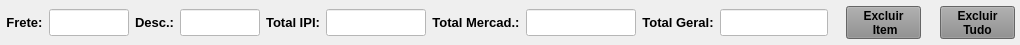
     <widget class="QWidget" name="widget_Cor4" native="true">
      <property name="minimumSize">
       <size>
        <width>0</width>
        <height>45</height>
       </size>
      </property>
      <property name="maximumSize">
       <size>
        <width>16777215</width>
        <height>45</height>
       </size>
      </property>
      <property name="styleSheet">
       <string notr="true"/>
      </property>
      <layout class="QHBoxLayout" name="horizontalLayout_6">
       <property name="leftMargin">
        <number>0</number>
       </property>
       <property name="topMargin">
        <number>0</number>
       </property>
       <property name="rightMargin">
        <number>0</number>
       </property>
       <property name="bottomMargin">
        <number>0</number>
       </property>
       <item>
        <widget class="QWidget" name="widget_25" native="true">
         <layout class="QHBoxLayout" name="horizontalLayout_19">
          <property name="leftMargin">
           <number>6</number>
          </property>
          <property name="topMargin">
           <number>9</number>
          </property>
          <property name="rightMargin">
           <number>6</number>
          </property>
          <property name="bottomMargin">
           <number>9</number>
          </property>
          <item>
           <widget class="QLabel" name="label_43">
            <property name="minimumSize">
             <size>
              <width>0</width>
              <height>0</height>
             </size>
            </property>
            <property name="maximumSize">
             <size>
              <width>16777215</width>
              <height>16777215</height>
             </size>
            </property>
            <property name="font">
             <font>
              <pointsize>10</pointsize>
              <weight>75</weight>
              <bold>true</bold>
             </font>
            </property>
            <property name="text">
             <string>Frete:</string>
            </property>
            <property name="alignment">
             <set>Qt::AlignCenter</set>
            </property>
           </widget>
          </item>
          <item>
           <widget class="QLineEdit" name="line_Frete">
            <property name="sizePolicy">
             <sizepolicy hsizetype="Preferred" vsizetype="Preferred">
              <horstretch>0</horstretch>
              <verstretch>0</verstretch>
             </sizepolicy>
            </property>
            <property name="minimumSize">
             <size>
              <width>80</width>
              <height>0</height>
             </size>
            </property>
            <property name="maximumSize">
             <size>
              <width>80</width>
              <height>16777215</height>
             </size>
            </property>
            <property name="font">
             <font>
              <pointsize>9</pointsize>
              <weight>50</weight>
              <bold>false</bold>
             </font>
            </property>
            <property name="styleSheet">
             <string notr="true">background-color: rgb(255, 255, 255);</string>
            </property>
            <property name="alignment">
             <set>Qt::AlignCenter</set>
            </property>
           </widget>
          </item>
          <item>
           <widget class="QLabel" name="label_45">
            <property name="minimumSize">
             <size>
              <width>0</width>
              <height>0</height>
             </size>
            </property>
            <property name="maximumSize">
             <size>
              <width>16777215</width>
              <height>16777215</height>
             </size>
            </property>
            <property name="font">
             <font>
              <pointsize>10</pointsize>
              <weight>75</weight>
              <bold>true</bold>
             </font>
            </property>
            <property name="text">
             <string>Desc.:</string>
            </property>
            <property name="alignment">
             <set>Qt::AlignCenter</set>
            </property>
           </widget>
          </item>
          <item>
           <widget class="QLineEdit" name="line_Desconto">
            <property name="sizePolicy">
             <sizepolicy hsizetype="Preferred" vsizetype="Preferred">
              <horstretch>0</horstretch>
              <verstretch>0</verstretch>
             </sizepolicy>
            </property>
            <property name="minimumSize">
             <size>
              <width>80</width>
              <height>0</height>
             </size>
            </property>
            <property name="maximumSize">
             <size>
              <width>80</width>
              <height>16777215</height>
             </size>
            </property>
            <property name="font">
             <font>
              <pointsize>9</pointsize>
              <weight>50</weight>
              <bold>false</bold>
             </font>
            </property>
            <property name="styleSheet">
             <string notr="true">background-color: rgb(255, 255, 255);</string>
            </property>
            <property name="alignment">
             <set>Qt::AlignCenter</set>
            </property>
           </widget>
          </item>
          <item>
           <widget class="QLabel" name="label_46">
            <property name="minimumSize">
             <size>
              <width>0</width>
              <height>0</height>
             </size>
            </property>
            <property name="maximumSize">
             <size>
              <width>16777215</width>
              <height>16777215</height>
             </size>
            </property>
            <property name="font">
             <font>
              <pointsize>10</pointsize>
              <weight>75</weight>
              <bold>true</bold>
             </font>
            </property>
            <property name="text">
             <string>Total IPI:</string>
            </property>
            <property name="alignment">
             <set>Qt::AlignCenter</set>
            </property>
           </widget>
          </item>
          <item>
           <widget class="QLineEdit" name="line_Total_Ipi">
            <property name="sizePolicy">
             <sizepolicy hsizetype="Preferred" vsizetype="Preferred">
              <horstretch>0</horstretch>
              <verstretch>0</verstretch>
             </sizepolicy>
            </property>
            <property name="minimumSize">
             <size>
              <width>100</width>
              <height>0</height>
             </size>
            </property>
            <property name="maximumSize">
             <size>
              <width>100</width>
              <height>16777215</height>
             </size>
            </property>
            <property name="font">
             <font>
              <pointsize>9</pointsize>
             </font>
            </property>
            <property name="styleSheet">
             <string notr="true">background-color: rgb(255, 255, 255);</string>
            </property>
            <property name="alignment">
             <set>Qt::AlignCenter</set>
            </property>
           </widget>
          </item>
          <item>
           <widget class="QLabel" name="label_48">
            <property name="minimumSize">
             <size>
              <width>0</width>
              <height>0</height>
             </size>
            </property>
            <property name="maximumSize">
             <size>
              <width>16777215</width>
              <height>16777215</height>
             </size>
            </property>
            <property name="font">
             <font>
              <pointsize>10</pointsize>
              <weight>75</weight>
              <bold>true</bold>
             </font>
            </property>
            <property name="text">
             <string>Total Mercad.:</string>
            </property>
            <property name="alignment">
             <set>Qt::AlignCenter</set>
            </property>
           </widget>
          </item>
          <item>
           <widget class="QLineEdit" name="line_Total_Merc">
            <property name="sizePolicy">
             <sizepolicy hsizetype="Preferred" vsizetype="Preferred">
              <horstretch>0</horstretch>
              <verstretch>0</verstretch>
             </sizepolicy>
            </property>
            <property name="minimumSize">
             <size>
              <width>110</width>
              <height>0</height>
             </size>
            </property>
            <property name="maximumSize">
             <size>
              <width>110</width>
              <height>16777215</height>
             </size>
            </property>
            <property name="font">
             <font>
              <pointsize>9</pointsize>
             </font>
            </property>
            <property name="styleSheet">
             <string notr="true">background-color: rgb(255, 255, 255);</string>
            </property>
            <property name="alignment">
             <set>Qt::AlignCenter</set>
            </property>
           </widget>
          </item>
          <item>
           <widget class="QLabel" name="label_50">
            <property name="minimumSize">
             <size>
              <width>0</width>
              <height>0</height>
             </size>
            </property>
            <property name="maximumSize">
             <size>
              <width>16777215</width>
              <height>16777215</height>
             </size>
            </property>
            <property name="font">
             <font>
              <pointsize>10</pointsize>
              <weight>75</weight>
              <bold>true</bold>
             </font>
            </property>
            <property name="text">
             <string>Total Geral:</string>
            </property>
            <property name="alignment">
             <set>Qt::AlignCenter</set>
            </property>
           </widget>
          </item>
          <item>
           <widget class="QLineEdit" name="line_Total_Geral">
            <property name="sizePolicy">
             <sizepolicy hsizetype="Preferred" vsizetype="Preferred">
              <horstretch>0</horstretch>
              <verstretch>0</verstretch>
             </sizepolicy>
            </property>
            <property name="minimumSize">
             <size>
              <width>0</width>
              <height>0</height>
             </size>
            </property>
            <property name="maximumSize">
             <size>
              <width>16777215</width>
              <height>16777215</height>
             </size>
            </property>
            <property name="font">
             <font>
              <pointsize>9</pointsize>
             </font>
            </property>
            <property name="styleSheet">
             <string notr="true">background-color: rgb(255, 255, 255);</string>
            </property>
            <property name="alignment">
             <set>Qt::AlignCenter</set>
            </property>
           </widget>
          </item>
         </layout>
        </widget>
       </item>
       <item>
        <widget class="QWidget" name="widget_27" native="true">
         <property name="minimumSize">
          <size>
           <width>180</width>
           <height>0</height>
          </size>
         </property>
         <property name="maximumSize">
          <size>
           <width>180</width>
           <height>16777215</height>
          </size>
         </property>
         <layout class="QHBoxLayout" name="horizontalLayout_20">
          <property name="leftMargin">
           <number>6</number>
          </property>
          <property name="topMargin">
           <number>6</number>
          </property>
          <property name="rightMargin">
           <number>6</number>
          </property>
          <property name="bottomMargin">
           <number>6</number>
          </property>
          <item>
           <widget class="QPushButton" name="btn_ExcluirItem">
            <property name="sizePolicy">
             <sizepolicy hsizetype="Fixed" vsizetype="Preferred">
              <horstretch>0</horstretch>
              <verstretch>0</verstretch>
             </sizepolicy>
            </property>
            <property name="maximumSize">
             <size>
              <width>75</width>
              <height>16777215</height>
             </size>
            </property>
            <property name="font">
             <font>
              <pointsize>9</pointsize>
              <weight>75</weight>
              <bold>true</bold>
             </font>
            </property>
            <property name="cursor">
             <cursorShape>PointingHandCursor</cursorShape>
            </property>
            <property name="layoutDirection">
             <enum>Qt::LeftToRight</enum>
            </property>
            <property name="autoFillBackground">
             <bool>false</bool>
            </property>
            <property name="styleSheet">
             <string notr="true">background-color: rgb(141, 141, 141);</string>
            </property>
            <property name="text">
             <string>Excluir 
 Item</string>
            </property>
            <property name="checkable">
             <bool>false</bool>
            </property>
            <property name="autoDefault">
             <bool>false</bool>
            </property>
            <property name="default">
             <bool>false</bool>
            </property>
            <property name="flat">
             <bool>false</bool>
            </property>
           </widget>
          </item>
          <item>
           <widget class="QLabel" name="label_51">
            <property name="text">
             <string/>
            </property>
           </widget>
          </item>
          <item>
           <widget class="QPushButton" name="btn_ExcluirTudo">
            <property name="sizePolicy">
             <sizepolicy hsizetype="Fixed" vsizetype="Preferred">
              <horstretch>0</horstretch>
              <verstretch>0</verstretch>
             </sizepolicy>
            </property>
            <property name="maximumSize">
             <size>
              <width>80</width>
              <height>16777215</height>
             </size>
            </property>
            <property name="font">
             <font>
              <pointsize>9</pointsize>
              <weight>75</weight>
              <bold>true</bold>
             </font>
            </property>
            <property name="cursor">
             <cursorShape>PointingHandCursor</cursorShape>
            </property>
            <property name="layoutDirection">
             <enum>Qt::LeftToRight</enum>
            </property>
            <property name="autoFillBackground">
             <bool>false</bool>
            </property>
            <property name="styleSheet">
             <string notr="true">background-color: rgb(141, 141, 141);</string>
            </property>
            <property name="text">
             <string>Excluir
Tudo</string>
            </property>
            <property name="checkable">
             <bool>false</bool>
            </property>
            <property name="autoDefault">
             <bool>false</bool>
            </property>
            <property name="default">
             <bool>false</bool>
            </property>
            <property name="flat">
             <bool>false</bool>
            </property>
           </widget>
          </item>
         </layout>
        </widget>
       </item>
      </layout>
     </widget>
